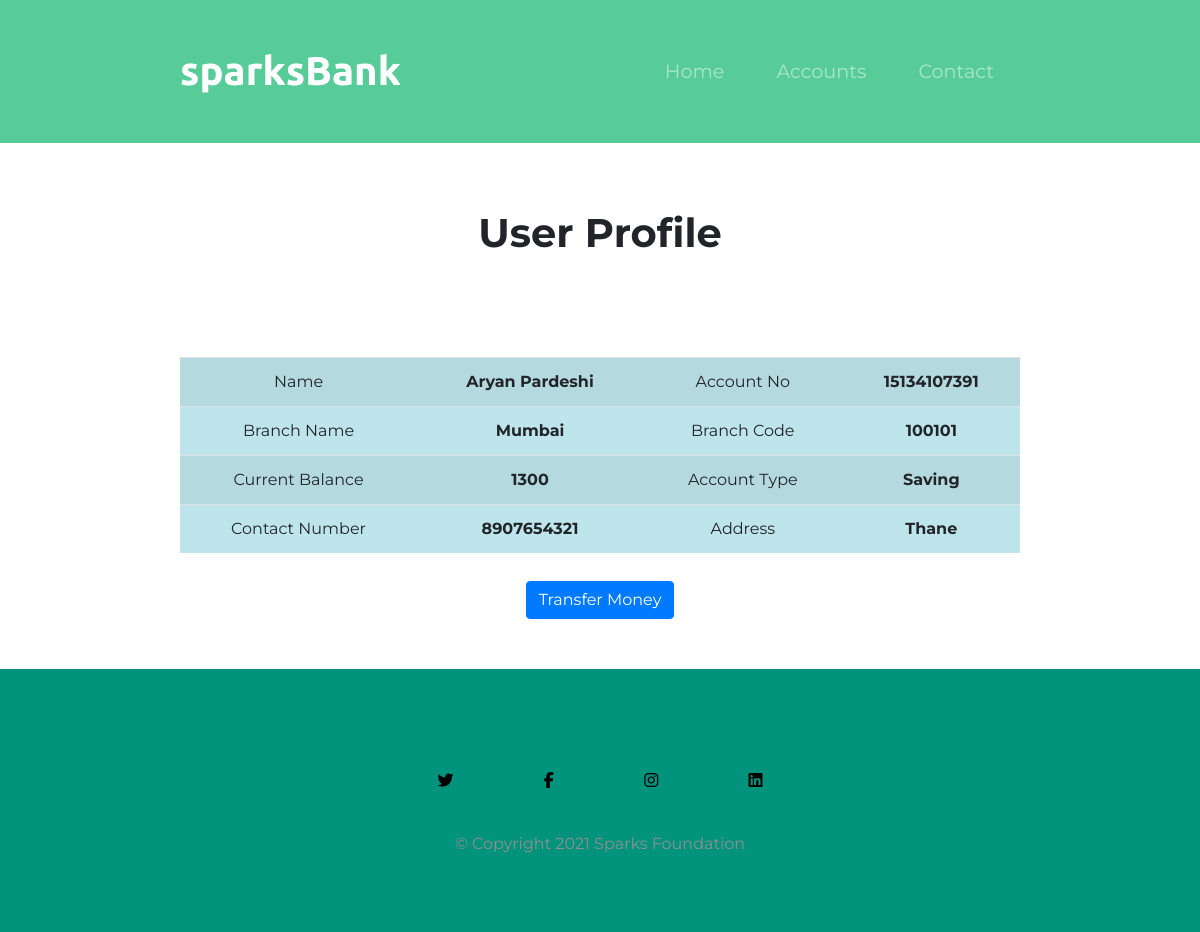
Page /show.php?id=3 on the committed database.
### tables this page shows
CREATE TABLE `useraccounts` (
  `id` int(11) NOT NULL,
  `name` varchar(111) NOT NULL,
  `balance` varchar(111) NOT NULL,
  `number` varchar(111) NOT NULL,
  `address` varchar(111) NOT NULL,
  `accountNo` varchar(111) NOT NULL,
  `branch` varchar(111) NOT NULL,
  `accountType` varchar(111) NOT NULL,
  `date` timestamp NOT NULL DEFAULT current_timestamp()
);

CREATE TABLE `branch` (
  `branchId` int(11) NOT NULL,
  `branchNo` varchar(111) NOT NULL,
  `branchName` varchar(111) NOT NULL
);

### show.php (the view, shortened to what this page needs)
<?php include 'header.php' ?>
</section>
<?php
$con = new mysqli('localhost','root','','spark_bank');
?>
</head>
  <div class="header">
<h1>User Profile</h1>
<?php
  $array = $con->query("select * from useraccounts,branch where useraccounts.id = '$_GET[id]' AND useraccounts.branch = branch.branchId");
  $row = $array->fetch_assoc();
 ?>
 <section id="title">
  <div class="container-fluid">
    <table class="table table-info table-striped">
      <tbody>
        <tr>
          <td class=><strong>Name</strong></td>
          <th><?php echo $row['name'] ?></th>
          <td><strong>Account No</strong></td>
          <th><?php echo $row['accountNo'] ?></th>
        </tr><tr>
          <td><strong>Branch Name</strong></td>
          <th><?php echo $row['branchName'] ?></th>
          <td><strong>Branch Code</strong></td>
          <th><?php echo $row['branchNo'] ?></th>
        </tr><tr>
          <td><strong>Current Balance</strong></td>
          <th><?php echo $row['balance'] ?></th>
          <td><strong>Account Type</strong></td>
          <th><?php echo $row['accountType'] ?></th>
        </tr><tr>
          <td><strong>Contact Number</strong></td>
          <th><?php echo $row['number'] ?></th>
          <td><strong>Address</strong></td>
          <th><?php echo $row['address'] ?></th>
        </tr>
      </tbody>
    </table>
</div>
</section>
  <a div class="btn btn-primary" role="button" href="transfer.php">Transfer Money</a>
</div>
<?php include "footer.php";?>
</body>
</html>

### css/abc.css (style rules this page uses)
body { font-family: "Montserrat", sans-serif; line-height: 1.5; font-weight: 100; text-align: center; }
.container-fluid { padding: 7% 14%; }
h1, h2, h4, h5, h6 { font-family: "Montserrat", sans-serif; font-weight: bold; margin-top: 10px; line-height:4; }
table { position:relative; }
#title { font-weight: "Montserrat"; text-align: left; }
#title .container-fluid { padding: 3% 15% 1%; }
#title { text-align: center; }

### rows in the picture
useraccounts: name "Aryan Pardeshi", accountNo "15134107391", branch.branchName "Mumbai", branch.branchNo "100101", balance "1300", accountType "Saving", number "8907654321", address "Thane"
